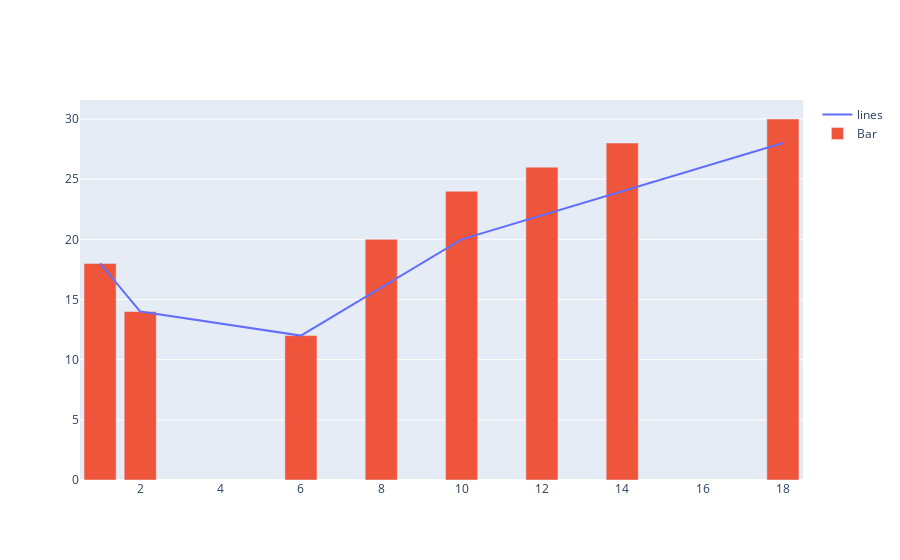

Here is the notebook cell this chart was saved with:
### Code cell
## 導入套件
import plotly.graph_objs as go
## 構建一個圖形板
fig = go.Figure()

## 加入各種類型的圖
## 折線圖
fig.add_trace(
    go.Scatter(x = [1, 2, 6, 10, 14, 18], y = [18, 14, 12, 20, 24, 28], mode = 'lines', name = 'lines')
)
## 柱狀圖
fig.add_trace(
    go.Bar(x = [1, 2, 6, 8, 10, 12, 14, 18], y = [18, 14, 12, 20, 24, 26, 28, 30], name = 'Bar')
)

## 顯示圖片
fig.show()

### Figure 1 — Plotly figure (JSON) as saved in the notebook; plotly's stock layout.template omitted (floating-point values rounded to 4 significant figures)
{"data": [{"mode": "lines", "name": "lines", "type": "scatter", "x": [1, 2, 6, 10, 14, 18], "y": [18, 14, 12, 20, 24, 28]}, {"name": "Bar", "type": "bar", "x": [1, 2, 6, 8, 10, 12, 14, 18], "y": [18, 14, 12, 20, 24, 26, 28, 30]}], "layout": {}}
